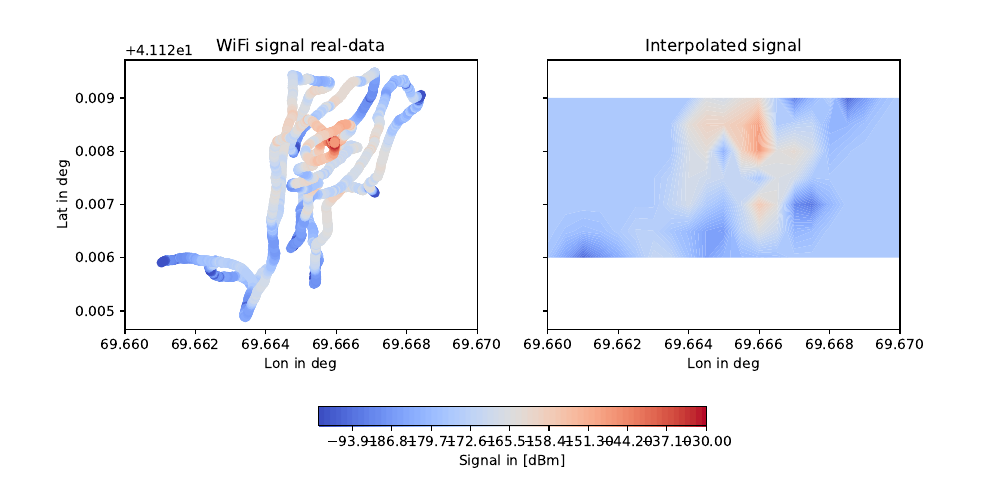

Here is the Python script that generated this plot:
import matplotlib.pyplot as plt
import numpy as np

import gstools as gs

timestamp, signal, x, y, z, lat, lng = np.loadtxt("../data/dataset.csv").T

bin_center, vario = gs.vario_estimate(
    (lat, lng), signal, latlon=True, geo_scale=gs.KM_SCALE
)

model = gs.Spherical(latlon=True, geo_scale=gs.KM_SCALE)
model.fit_variogram(bin_center, vario, nugget=False)
ax = model.plot(x_max=max(bin_center))
ax.scatter(bin_center, vario)
ax.figure.savefig("variogram.pdf")
print(model)

ok = gs.krige.Ordinary(
    model=model,
    cond_pos=(lat, lng),
    cond_val=signal
)

g_lat = np.arange(41.126, 41.129, 0.0005)
g_lon = np.arange(69.66, 69.67, 0.0005)

ok.set_pos((g_lat, g_lon), mesh_type="structured")
ok(return_var=False, store="signal_field")
#ok(only_mean=True, store="mean_field")

levels = np.linspace(-100, -30, 70)
fig, ax = plt.subplots(1, 2, figsize=[10, 5], sharey=True)

print(len(g_lat))
print(len(g_lon))
print(ok["signal_field"])

sca = ax[0].scatter(lng, lat, c=signal, vmin=-100, vmax=-30, cmap="coolwarm")
co1 = ax[1].contourf(g_lon, g_lat, ok["signal_field"], levels, cmap="coolwarm")

[ax[i].set_xlim([69.66, 69.67]) for i in range(2)]
[ax[i].set_xlabel("Lon in deg") for i in range(2)]
ax[0].set_ylabel("Lat in deg")

ax[0].set_title("WiFi signal real-data")
ax[1].set_title("Interpolated signal")

fmt = dict(orientation="horizontal", shrink=0.5, fraction=0.1, pad=0.2)
fig.colorbar(co1, ax=ax, **fmt).set_label("Signal in [dBm]")
fig.savefig("estimate.pdf")
